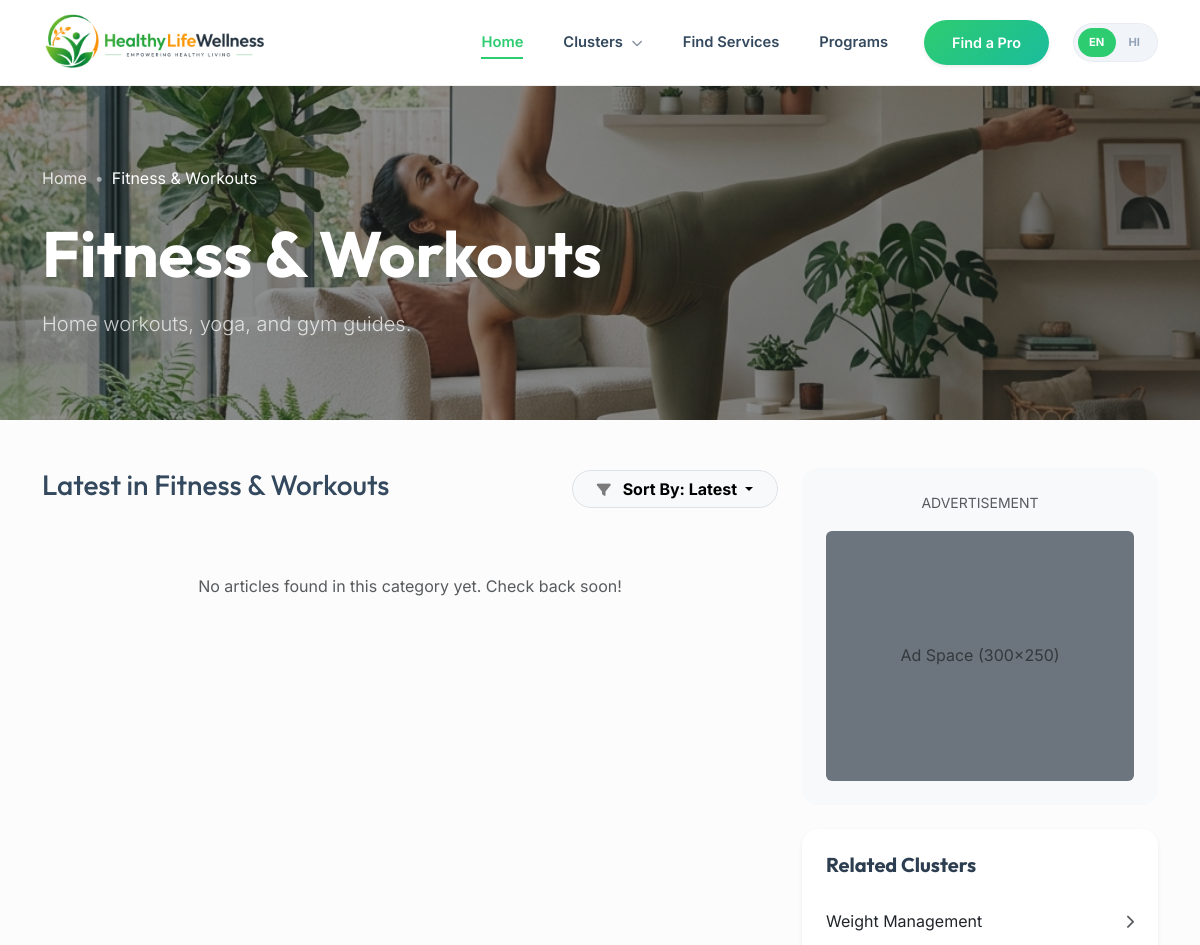
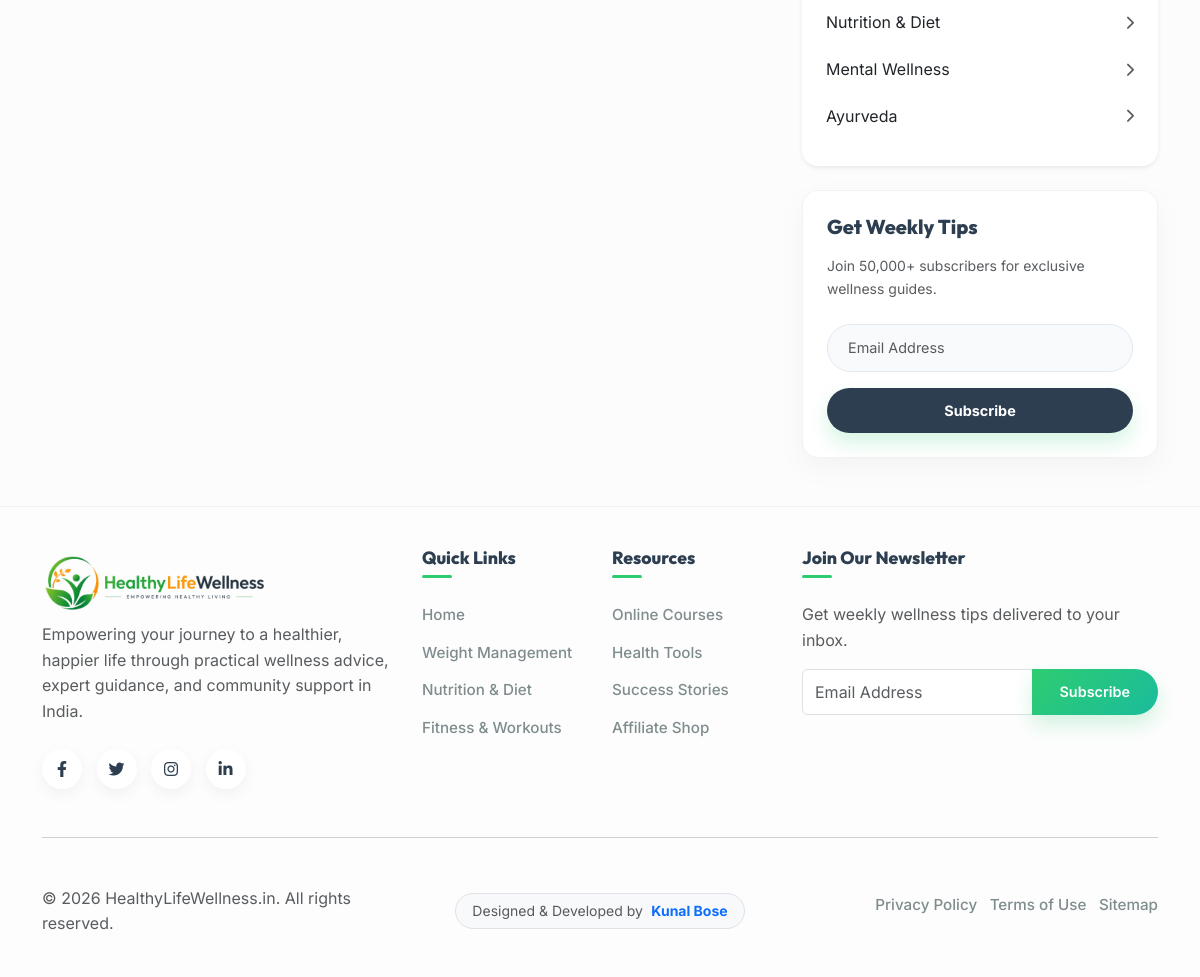
Screenshot of /category.php?slug=fitness with the database file from the repository (2 pictures, top to bottom).
### tables this page shows
CREATE TABLE IF NOT EXISTS categories (
    id INT AUTO_INCREMENT PRIMARY KEY,
    name VARCHAR(255) NOT NULL,
    slug VARCHAR(255) NOT NULL UNIQUE,
    description TEXT,
    image VARCHAR(255),
    created_at TIMESTAMP DEFAULT CURRENT_TIMESTAMP
);

### category.php (the view, shortened to what this page needs)
<?php
require_once 'includes/config.php';
$slug = isset($_GET['slug']) ? $_GET['slug'] : 'weight-loss';
$cat = null;
if ($pdo) {
    $stmt = $pdo->prepare("SELECT * FROM categories WHERE slug = ?");
    $stmt->execute([$slug]);
    $cat = $stmt->fetch();
}
include 'includes/header.php';
$cat_img = !empty($cat['image']) ? $cat['image'] : 'assets/img/' . $cat['slug'] . '.png';
?>
<div class="category-header position-relative overflow-hidden py-5 mb-5" style="background: url('<?php echo $cat_img; ?>') no-repeat center center; background-size: cover;">
    <div class="position-absolute top-0 start-0 w-100 h-100 bg-dark opacity-50"></div>
    <div class="container position-relative z-index-1 py-5 text-white">
        <nav aria-label="breadcrumb">
            <ol class="breadcrumb mb-4">
                <li class="breadcrumb-item"><a href="index.php" class="text-white">Home</a></li>
                <li class="breadcrumb-item active text-white" aria-current="page"><?php echo $cat['name']; ?></li>
            </ol>
        </nav>
        <h1 class="display-3 fw-bold mb-3 text-white"><?php echo $cat['name']; ?></h1>
        <p class="lead opacity-75 mb-0 text-white" style="max-width: 600px;"><?php echo $cat['description']; ?></p>
    </div>
</div>
<div class="container mb-5">
    <div class="row">
        <div class="col-lg-8">
            <div class="d-flex justify-content-between align-items-center mb-4">
                <h2 class="h3">Latest in <?php echo $cat['name']; ?></h2>
                <div class="dropdown">
                    <button class="btn btn-light border rounded-pill px-4 fw-bold dropdown-toggle" type="button" data-bs-toggle="dropdown">
                        <i class="fas fa-filter me-2 small opacity-50"></i> Sort By: Latest
                    </button>
                </div>
            </div>
            <div class="row g-4">
                <?php
                $stmt = $pdo->prepare("SELECT * FROM posts WHERE category_id = ? AND status = 'published' ORDER BY created_at DESC");
                $stmt->execute([$cat['id']]);
                $posts = $stmt->fetchAll();
                if (count($posts) > 0):
                    foreach($posts as $post):
                        $p_img = !empty($post['image']) ? $post['image'] : $cat_img;
                ?>
                <div class="col-12" data-aos="fade-up">
                    <div class="card border-0 shadow-sm rounded-4 overflow-hidden mb-4 post-horizontal hover-lift">
                        <div class="row g-0">
                            <div class="col-md-4">
                                <div class="h-100 min-vh-25">
                                    <img src="<?php echo $p_img; ?>" class="img-fluid h-100 w-100" style="object-fit: cover;" alt="<?php echo $post['title']; ?>">
                                </div>
                            </div>
                            <div class="col-md-8">
                                <div class="card-body p-4">
                                    <div class="mb-2">
                                        <span class="badge bg-primary-light text-primary rounded-pill">Expert Article</span>
                                        <small class="text-muted ms-2"><i class="far fa-clock me-1"></i> <?php echo date('M j, Y', strtotime($post['created_at'])); ?></small>
                                    </div>
                                    <h3 class="h4 mb-3 fw-bold"><a href="post.php?slug=<?php echo $post['slug']; ?>" class="text-dark"><?php echo $post['title']; ?></a></h3>
                                    <p class="text-muted mb-4"><?php echo substr(strip_tags($post['content']), 0, 150) . '...'; ?></p>
                                    <div class="d-flex align-items-center justify-content-between">
                                        <div class="d-flex align-items-center">
                                            <img src="https://i.pravatar.cc/150?u=4" class="rounded-circle me-2" width="35" height="35" alt="Author">
                                            <span class="small fw-bold">Expert Contributor</span>
                                        </div>
                                        <a href="post.php?slug=<?php echo $post['slug']; ?>" class="btn btn-outline-primary btn-sm rounded-pill px-3 fw-bold">Read More <i class="fas fa-arrow-right ms-1 small"></i></a>
                                    </div>
                                </div>
                            </div>
                        </div>
                    </div>
                </div>
                <?php endforeach; else: ?>
                <div class="col-12 text-center py-5">
                    <p class="text-muted">No articles found in this category yet. Check back soon!</p>
                </div>
                <?php endif; ?>
            </div>
        </div>
        <div class="col-lg-4">
            <div class="sticky-top" style="top: 100px;">
                <div class="card border-0 bg-light p-4 mb-4 text-center rounded-4">
                    <small class="text-muted d-block mb-3">ADVERTISEMENT</small>
                    <div class="bg-secondary opacity-10 rounded" style="height: 250px; display: flex; align-items: center; justify-content: center;">
                        <span class="text-muted">Ad Space (300x250)</span>
                    </div>
                </div>
                <div class="card border-0 shadow-sm rounded-4 p-4 mb-4">
                    <h5 class="mb-4">Related Clusters</h5>
                    <div class="list-group list-group-flush">
                        <?php
                        $stmt = $pdo->query("SELECT * FROM categories");
                        $all_cats = $stmt->fetchAll();
                        foreach($all_cats as $c): if($c['slug'] == $slug) continue; ?>
                        <a href="category.php?slug=<?php echo $c['slug']; ?>" class="list-group-item list-group-item-action border-0 px-0 d-flex justify-content-between align-items-center">
                            <?php echo $c['name']; ?>
                            <i class="fas fa-chevron-right small text-muted"></i>
                        </a>
                        <?php endforeach; ?>
                    </div>
                </div>
                <div class="card card-newsletter p-4 rounded-4">
                    <h5 class="mb-3">Get Weekly Tips</h5>
                    <p class="small text-muted mb-4">Join 50,000+ subscribers for exclusive wellness guides.</p>
                    <form>
                        <input type="email" class="form-control rounded-pill mb-3 shadow-none" placeholder="Email Address">
                        <button class="btn btn-primary w-100 rounded-pill">Subscribe</button>
                    </form>
                </div>
            </div>
        </div>
    </div>
</div>
<?php include 'includes/footer.php'; ?>

### includes/footer.php (shortened to what this page needs)
<footer class="footer py-5 mt-5">
    <div class="container">
        <div class="row g-4">
            <div class="col-lg-4">
                <a class="navbar-brand mb-4 d-block" href="<?php echo SITE_URL; ?>index.php">
                    <img src="<?php echo SITE_URL; ?>assets/img/logo.png" alt="HealthyLifeWellness Logo" height="100">
                </a>
                <p class="text-muted">Empowering your journey to a healthier, happier life through practical wellness advice, expert guidance, and community support in India.</p>
                <div class="social-links mt-4">
                    <a href="#"><i class="fab fa-facebook-f"></i></a>
                    <a href="#"><i class="fab fa-twitter"></i></a>
                    <a href="#"><i class="fab fa-instagram"></i></a>
                    <a href="#"><i class="fab fa-linkedin-in"></i></a>
                </div>
            </div>
            <div class="col-lg-2 col-md-4">
                <h5 class="mb-4">Quick Links</h5>
                <ul class="list-unstyled">
                    <li><a href="<?php echo SITE_URL; ?>">Home</a></li>
                    <?php
                    $stmt = $pdo->query("SELECT * FROM categories LIMIT 3");
                    $footer_cats = $stmt->fetchAll();
                    foreach($footer_cats as $fc):
                    ?>
                    <li><a href="<?php echo SITE_URL; ?>category.php?slug=<?php echo $fc['slug']; ?>"><?php echo $fc['name']; ?></a></li>
                    <?php endforeach; ?>
                </ul>
            </div>
            <div class="col-lg-2 col-md-4">
                <h5 class="mb-4">Resources</h5>
                <ul class="list-unstyled">
                    <li><a href="programs.php">Online Courses</a></li>
                    <li><a href="#">Health Tools</a></li>
                    <li><a href="#">Success Stories</a></li>
                    <li><a href="#">Affiliate Shop</a></li>
                </ul>
            </div>
            <div class="col-lg-4">
                <h5 class="mb-4">Join Our Newsletter</h5>
                <p class="text-muted">Get weekly wellness tips delivered to your inbox.</p>
                <form class="newsletter-form mt-3">
                    <div class="input-group mb-3">
                        <input type="email" class="form-control" placeholder="Email Address" required>
                        <button class="btn btn-primary" type="submit">Subscribe</button>
                    </div>
                </form>
            </div>
        </div>
        <hr class="my-5">
        <div class="row align-items-center">
            <div class="col-md-4 text-center text-md-start">
                <p class="mb-0 text-muted">&copy; 2026 HealthyLifeWellness.in. All rights reserved.</p>
            </div>
            <div class="col-md-4 text-center">
                <div class="developer-badge d-inline-block px-3 py-1 rounded-pill bg-light border">
                    <span class="text-muted small">Designed & Developed by</span>
                    <a href="https://builtbykunal.online" target="_blank" class="fw-bold text-primary text-decoration-none small ms-1">Kunal Bose</a>
                </div>
            </div>
            <div class="col-md-4 text-center text-md-end">
                <ul class="list-inline mb-0 footer-bottom-links">
                    <li class="list-inline-item"><a href="#">Privacy Policy</a></li>
                    <li class="list-inline-item"><a href="#">Terms of Use</a></li>
                    <li class="list-inline-item"><a href="#">Sitemap</a></li>
                </ul>
            </div>
        </div>
    </div>
</footer>
</body>
</html>

### assets/css/style.css (style rules this page uses)
:root { --primary-color: #2ecc71; --primary-dark: #27ae60; --secondary-color: #f39c12; --accent-color: #e67e22; --dark-color: #2c3e50; --light-color: #f8f9fa; --white: #ffffff; --text-main: #34495e; --text-muted: #7f8c8d; --bg-gradient: linear-gradient(135deg, #fdfbfb 0%, #ebedee 100%); --premium-gradient: linear-gradient(135deg, #2ecc71 0%, #1abc9c 100%); --card-shadow: 0 10px 30px rgba(0,0,0,0.05); --card-hover-shadow: 0 15px 45px rgba(46, 204, 113, 0.15); --glass-bg: rgba(255, 255, 255, 0.8); }
body { font-family: 'Inter', sans-serif; color: var(--text-main); background-color: #fcfcfc; overflow-x: hidden; line-height: 1.6; }
section, .py-5 { padding-top: 40px !important; padding-bottom: 40px !important; }
a { text-decoration: none; color: inherit; transition: all 0.3s ease; }
h1, h2, h3, h4, h5, h6 { font-family: 'Outfit', sans-serif; font-weight: 700; color: var(--dark-color); }
.navbar-brand { padding: 0 !important; margin: 0 !important; display: flex; align-items: center; }
.navbar-brand img { height: 75px; width: auto; display: block; }
.btn-primary { background: var(--premium-gradient); border: none; padding: 12px 28px; border-radius: 50px; font-weight: 600; font-size: 0.9rem; box-shadow: 0 10px 20px rgba(46, 204, 113, 0.2); transition: all 0.3s ease; }
.breadcrumb-item + .breadcrumb-item::before { color: rgba(255, 255, 255, 0.5); content: "•"; }
.breadcrumb a { opacity: 0.8; transition: opacity 0.3s; }
.footer { background: #fdfdfd; border-top: 1px solid rgba(0,0,0,0.05); }
.social-links a { width: 40px; height: 40px; display: inline-flex; align-items: center; justify-content: center; background: var(--white); border-radius: 50%; margin-right: 10px; color: var(--dark-color); box-shadow: 0 5px 15px rgba(0,0,0,0.05); transition: all 0.3s ease; }
.footer h5 { font-size: 1.1rem; font-weight: 800; color: var(--dark-color); margin-bottom: 1.5rem !important; position: relative; padding-bottom: 10px; }
.footer h5::after { content: ''; position: absolute; bottom: 0; left: 0; width: 30px; height: 3px; background: var(--primary-color); border-radius: 50px; }
.footer ul li { margin-bottom: 12px; }
.footer ul li a { color: var(--text-muted); font-weight: 500; font-size: 0.95rem; transition: all 0.3s ease; display: inline-block; }
.footer-bottom-links a { color: var(--text-muted); text-decoration: none; font-size: 0.9rem; transition: color 0.3s ease; }
.card-newsletter { background: #fff; border: 1px solid rgba(0,0,0,0.05); box-shadow: 0 10px 30px rgba(0,0,0,0.04); }
.card-newsletter h5 { font-weight: 800; }
.card-newsletter .form-control { background: #f8fafc; border: 1px solid #e2e8f0; padding: 12px 20px; font-size: 0.9rem; color: #334155; }
.card-newsletter .btn { padding: 12px; font-weight: 700; background: var(--dark-color); color: #fff; border: none; transition: all 0.3s ease; }
.list-group-item-action { transition: all 0.3s ease; border-radius: 12px !important; margin-bottom: 5px; }

### rows the page displays
categories: image+slug (picture), name "Fitness & Workouts", description "Home workouts, yoga, and gym guides."
categories: name "Weight Management"
categories: name "Nutrition & Diet"
categories: name "Mental Wellness"
categories: name "Ayurveda"

### other values shown
$t['home'] "Home"
$t['clusters'] "Clusters"
$t['services'] "Find Services"
$t['programs'] "Programs"
$t['find_pro'] "Find a Pro"
